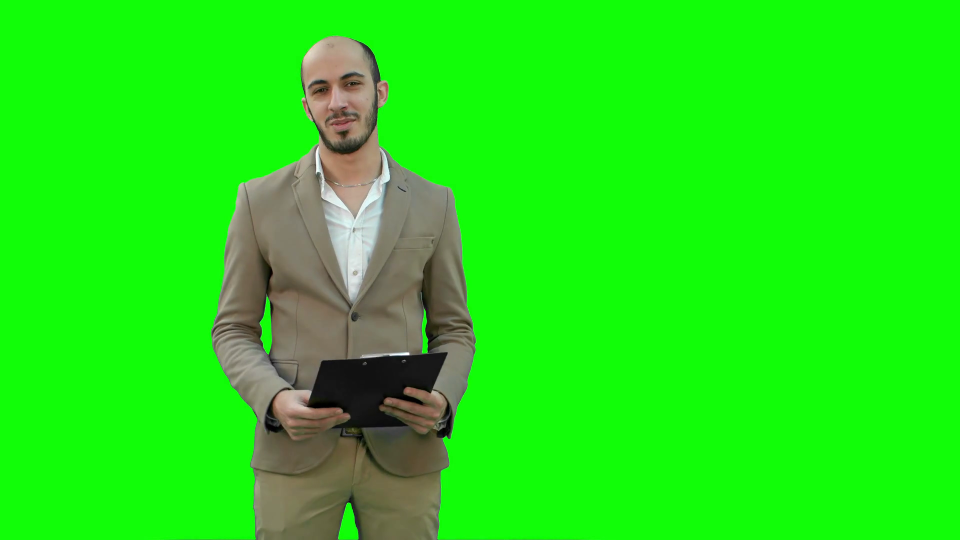
#> input picture advanced/advanced_image_processing&computational_photography/images/green_background.png, 1920 x 1080 px (shown at 1/2 size)
$ jupyter execute 4.chroma_keying.ipynb
#> lines starting #> are read from the running program, lines starting #| are printed output that depends on the picture; after the words box and inside, x2 and y2 are one past the last pixel; in counts of white or black regions, pixels touching at a corner belong together
## Blue or Green Screen Effect with OpenCV - [Chroma keying]

### Color Thresholds
- As we treat Images as grids of pixels as a function of X and Y, we are gonna use that information of colors to isolate a particular area. Selecting areas of interest. We’ll be selecting an area of interest using Color Thresholds.

- With `Color Thresholds` we can able to remove parts of an image that falls under a specific color range.The common use is with Blue/Green Screen.

- A Blue Screen similar to a green screen is used to layer two images or video streams based on identifying and replacing a large blue area.
- We’re gonna use Green Screen to film now ;p. So, how does it work?
- The first step is to isolate the blue background and replace that green area with an image of your choosing.

[cell 1]
import cv2
import matplotlib.pyplot as plt
import numpy as np

[cell 2]
image = cv2.imread('images/green_background.png')
#> image is the input picture: shape (1080, 1920, 3); mean B, G, R 22.5, 229, 34.2

[cell 3]
print('Image type: ', type(image), 'Image Dimensions : ', image.shape)
#| Image type:  <class 'numpy.ndarray'> Image Dimensions :  (1080, 1920, 3)

[cell 4]
image_copy = np.copy(image)
image_copy = cv2.cvtColor(image_copy, cv2.COLOR_BGR2RGB)
plt.imshow(image_copy)

Open CV reads in color images as BGR(blue, green, red) images, not as RGB(red, blue, green). So, the Red and Blue colors are in reverse order and pyplot reflect this switch and results in a differently coloured image than original.

So, before we display the image let’s make a copy of the original image and use Open CV to change colour from BGR to RGB. It’s good practice to always make a copy of the image you’re working with. This way any transformation you’ll apply to the copy will not affect the original image, so it’s easier to undo a step or try something new.

Now, on this copied image image_copy we can perform a colour transformation using Open CV function cvtColor() , this takes a source image and colour conversion code, in this case, it is just BGR2RGB and then outputs the desired image.

### Defining the Color Threshold

Now, we need to create a color threshold to remove the desired green region. To create a Color Threshold, we need to define lower and upper bounds for the color that we need to isolate and remove -blue

we’ll be using the color threshold values to eventually select the green screen area that contains this range of color values and get rid of it.

[cell 5]
# Define lower and upper bounds for the green color range
lower_green = np.array([0, 100, 0])     # [R value, G value, B value]
upper_green = np.array([100, 255, 100])

So, we defined the low threshold that contains the lowest values of red, green and blue that are still considered part of the green screen background.

In lower_green , for red and blue, we set as 0, meaning it’s okay to have no red or blue. But, the lowest value for green should still be quite high, let’s say around 100.

Now, for upper_green defined the upper threshold to allow little more red and blue, and set the highest value for green to 255. Any color within this low and high range will be an intense green color. this is just an estimation though. So, if we find that this range isn’t finding the green screen area we want, we can get back and change the values.

### Creating a Mask
We are gonna use the color bound that are just created to create an image mask.
Masks are very common way to isolate a selected area of interest and do something with that area. We can create a mask over green area using Open CV’s inRange() function.

[cell 6]
mask = cv2.inRange(image_copy, lower_green, upper_green)
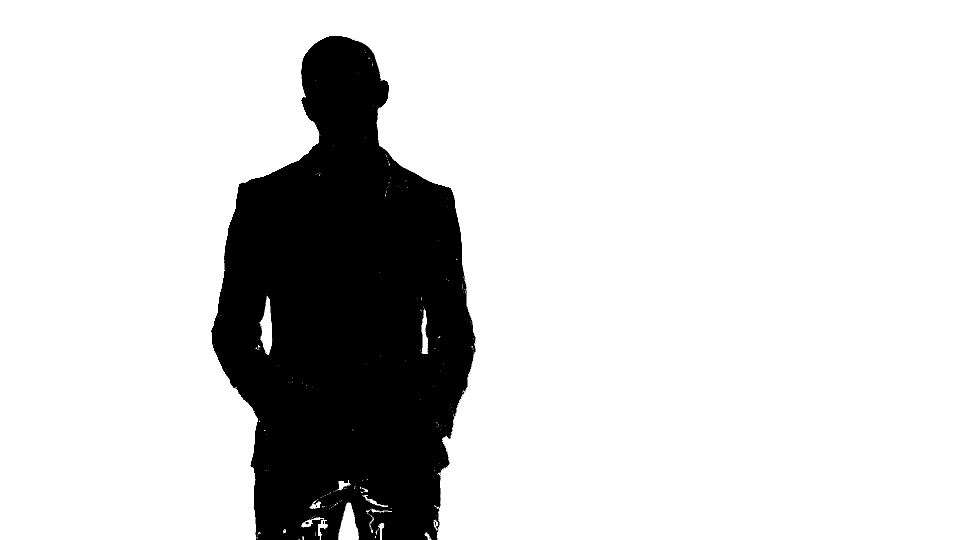
#> mask: shape (1080, 1920) (shown at 1/2 size); 82.9% white; 154 black regions (151 under 20 px), largest, box (x1, y1, x2, y2) and area: (422, 72, 950, 1080) 354870, (845, 668, 846, 696) 28, (611, 1044, 618, 1049) 25
plt.imshow(mask, cmap='gray')

The whole white area is where the image will be allowed to show through and the black will be blocked out. In numerical values, we can look at this mask as a 2D grid with the same dimensions as our image 720 pixels in height and 816 pixels in width.

Each coordinate in the mask has a value of either 255 for white and 0 for black, sort of like a grayscale image. And when we look at this mask we can see that it has a white area where the green screen background is and the black area where the man is.

Now, the first thing we need to do is let the man show through and block the green screen background.

[cell 7]
masked_image = np.copy(image_copy)
masked_image[mask != 0] = [0, 0, 0]
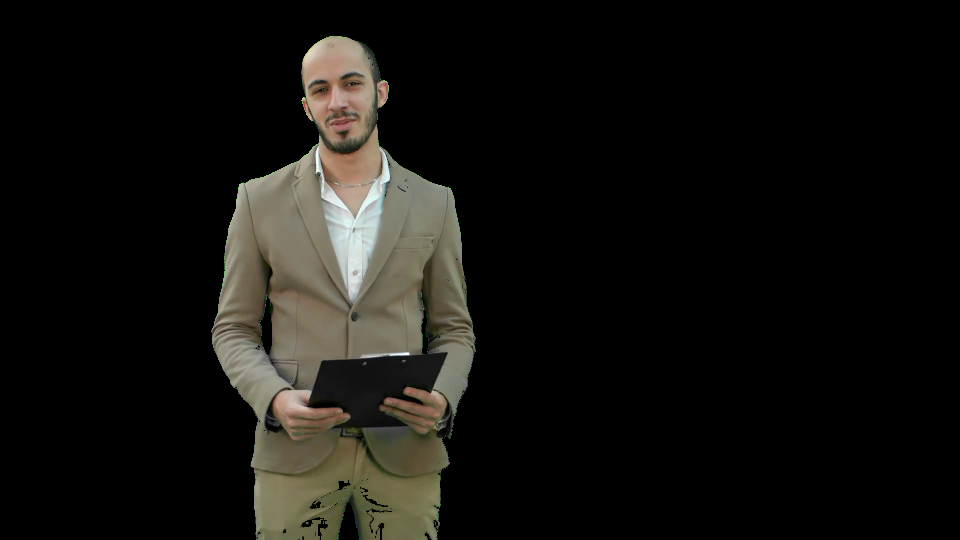
#> masked_image: shape (1080, 1920, 3) (shown at 1/2 size); mean R, G, B 19.8, 18.8, 15.6
plt.imshow(masked_image)

First, to mask the image we are gonna make another image copy called maksed_image of our colour changed image copy, just in case I want to change the mask later on.

Then one way to select the green screen is by asking for the part of that image that overlaps with the part of the mask that is white or not black. That is we’ll select the part of the image where the area of the mask is not equal to zero, using mask != 0 . And to block this background area out we then set the pixels to black. Now when we display our result, that should show the man area is the only area that should show through.

### Mask and Add Background Image

Now, we just have one last step which is to apply a background to this image. The process is fairly similar.

[cell 8]
background_image = cv2.imread('images/background_nature.jpg')
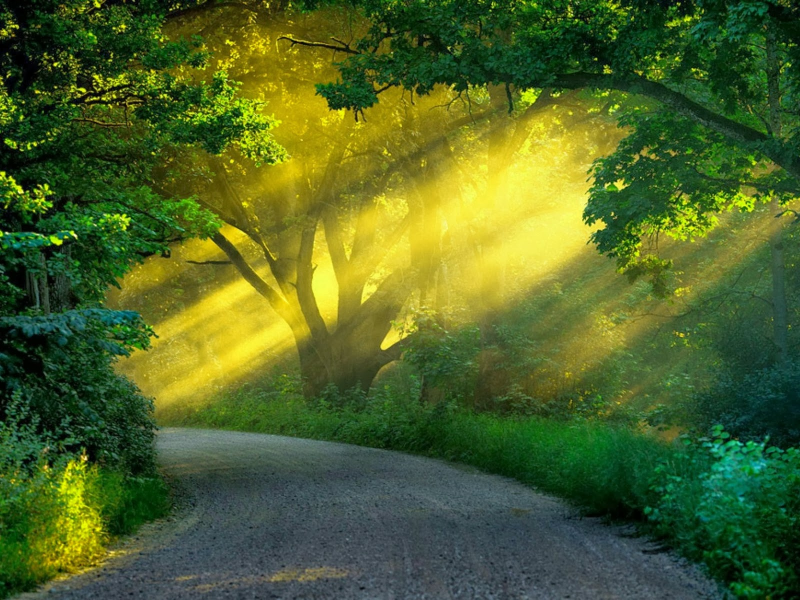
#> input picture advanced/advanced_image_processing&computational_photography/images/background_nature.jpg, 1600 x 1200 px (shown at 1/2 size)
#> background_image is the input picture: shape (1200, 1600, 3); mean B, G, R 39.6, 99.8, 78.9
background_image = cv2.cvtColor(background_image, cv2.COLOR_BGR2RGB)

# Print dimensions to debug
print("Background image dimensions:", background_image.shape)
#| Background image dimensions: (1200, 1600, 3)
print("Mask dimensions before resize:", mask.shape)
#| Mask dimensions before resize: (1080, 1920)

[cell 9]
# Resize mask to match background dimensions if needed
mask_resized = cv2.resize(mask, (background_image.shape[1], background_image.shape[0]))
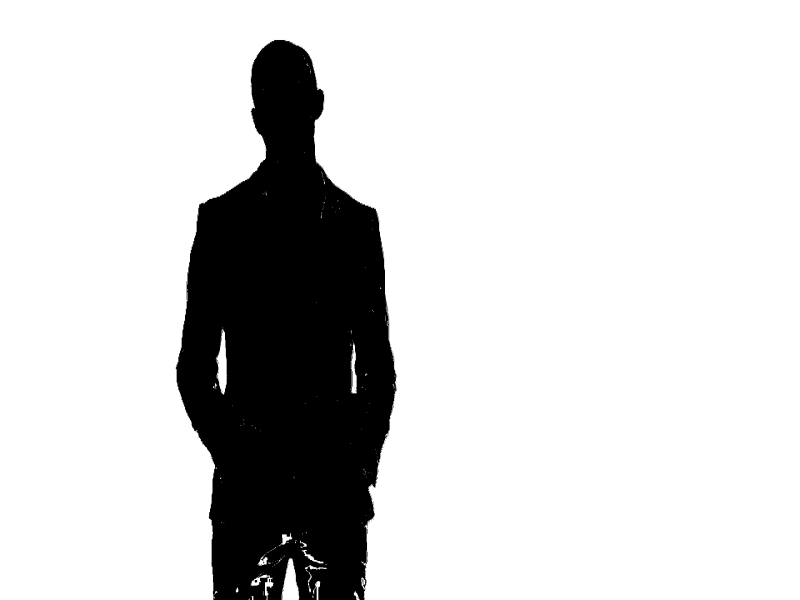
#> mask_resized: shape (1200, 1600) (shown at 1/2 size); min 0, max 255, mean 211.3
print("Mask dimensions after resize:", mask_resized.shape)
#| Mask dimensions after resize: (1200, 1600)

[cell 10]
# Apply the resized mask to the background
crop_background = np.copy(background_image)
crop_background[mask_resized == 0] = [0, 0, 0]
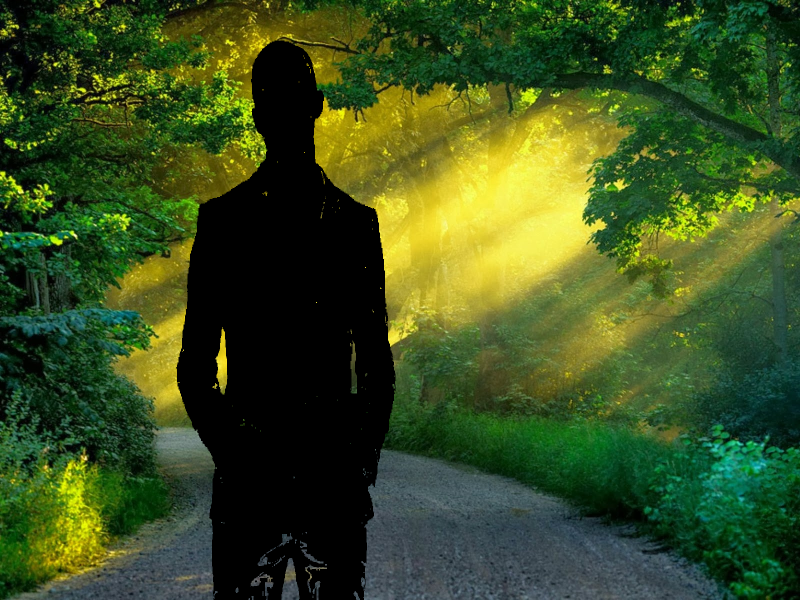
#> crop_background: shape (1200, 1600, 3) (shown at 1/2 size); mean R, G, B 58.6, 78.9, 31.6

# Display the result
plt.imshow(crop_background)
plt.show()

### Final Image

[cell 11]
# Resize `masked_image` to match `crop_background` dimensions
masked_image_resized = cv2.resize(masked_image, (crop_background.shape[1], crop_background.shape[0]))
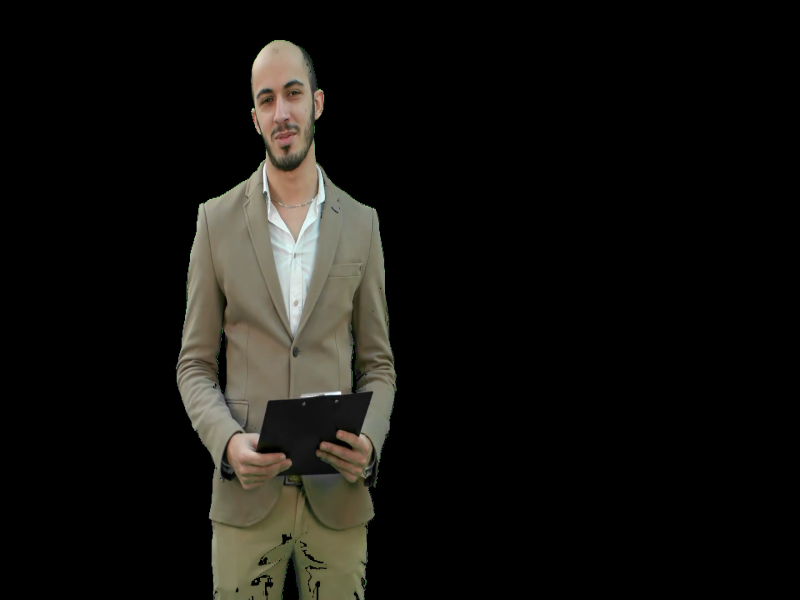
#> masked_image_resized: shape (1200, 1600, 3) (shown at 1/2 size); mean R, G, B 19.8, 18.8, 15.6

# Combine the images
final_image = crop_background + masked_image_resized
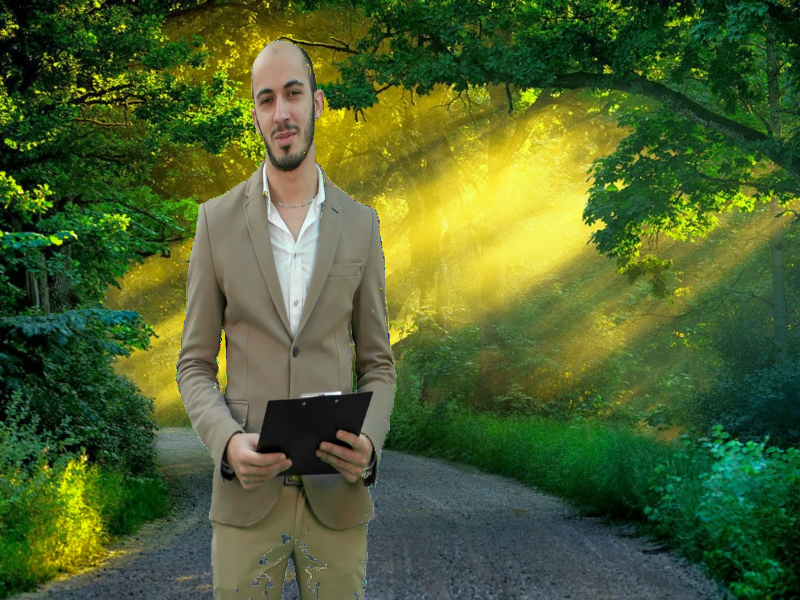
#> final_image: shape (1200, 1600, 3) (shown at 1/2 size); mean R, G, B 78.3, 97.6, 47.3
plt.imshow(final_image)
plt.show()
